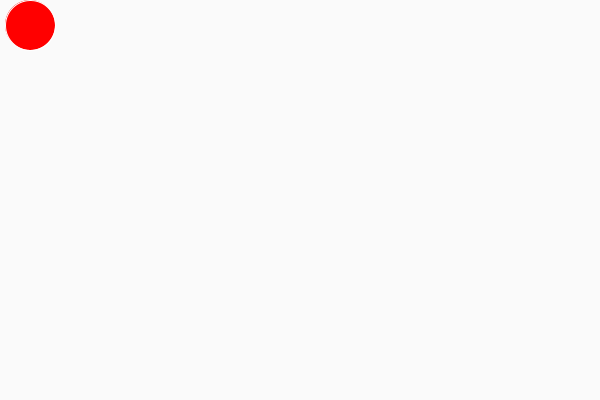
Frame 1 (no input)
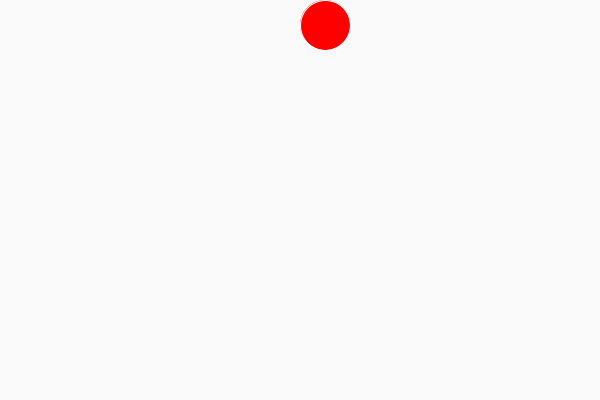
Frame 60 (the mouse pressed at the canvas centre just before this capture)
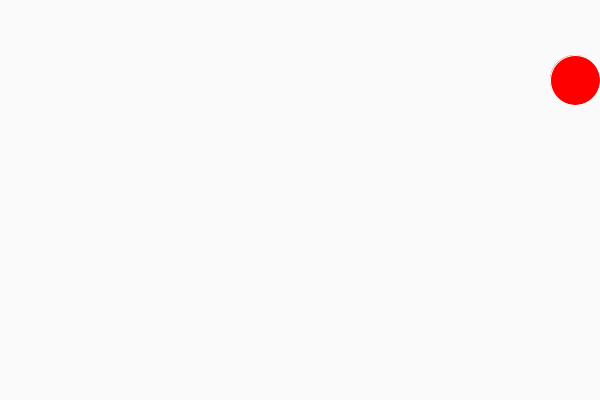
Frame 120 (the mouse held since frame 60 and released just before this capture)

The Processing sketch that drew these frames (run headless with seeded random() and noise(); from frame 60 on, the mouse is pressed at the canvas centre):

// Processing sketch: HW1a_edges_bouncing_circle
// ── HW1a_edges_bouncing_circle.pde
/*
    Author: Fady Safar
            HW1a
********************************************************
submit a processing program that draws a Circle in the top left of the 
window and moves it right until it is at the right edge of the screen.  
Then move it down until it is at the bottom.  
Then move it to the left.  Last, move it back to the top-left and start over.
********************************************************/

void setup (){
  size (600,400);
  stroke(255);
  fill (255,0,0);
}
int Dia=50, Rad=Dia/2;
int x=0,y=0;
int xx=Rad,yy=Rad;
int speed =5;

void draw (){
  background(250,250,250);
  if (x==0 && y==0){
    xx=xx+speed;
    ellipse (xx,Rad,Dia,Dia);
    if (xx>=width-Rad){
      x=width;
     }
  }
  
  if (x==width && y==0){
    yy=yy+speed;
    ellipse (x-Rad,yy,Dia,Dia);
    if (yy>=height-Rad){
      y=height;
      }
  }
  
  if (x==width && y==height){
    xx=xx-speed;
    ellipse (xx,height-Rad,Dia,Dia);
    if (xx<=Rad){
      x=0;
    }
  }
  if (x==0 && y==height){
    yy=yy-speed;
    ellipse (x+Rad,yy,Dia,Dia);
    if (yy<=Rad){
      y=0;
    }
  }
}
  
